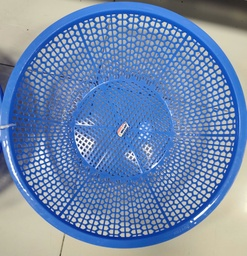
#> input picture Generate Synthetic Dataset/images/backgrounds/00.jpg, 247 x 256 px, shrunk from 2468 x 2560 before the run; its folder holds only this picture in this run
$ python shrimp_augmented.py
#> lines starting #> are read from the running program, lines starting #| are printed output that depends on the picture
### Generate Synthetic Dataset/src/augmentation/data_augmentation.py
import random
import os
import sys

# Đảm bảo working directory luôn là thư mục gốc
project_dir = os.path.dirname(os.path.abspath(__file__))
while os.path.basename(project_dir) in ["src", "preprocessing", "augmentation", "visualization"]:
    project_dir = os.path.dirname(project_dir)
os.chdir(project_dir)
sys.path.append(os.path.join(project_dir, "src", "augmentation"))

from PIL import Image, ImageEnhance

def augment_foreground(img: Image.Image) -> Image.Image:
    img_aug = img.copy()

    # 1. Màu sắc / Độ tươi (0.5 xám xịt -> 1.5 rực rỡ)
    if random.random() < 0.8:
        img_aug = ImageEnhance.Color(img_aug).enhance(random.uniform(0.3, 1.05))
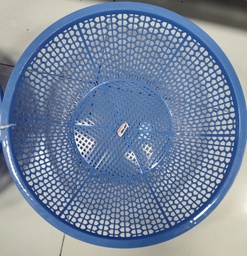
#> img_aug: PIL image 247x256 RGBA; mean R, G, B, A 119.2, 135, 158.8, 255

    # 2. Độ sáng nội tại của con tôm (tôm sáng/tối khác nhau)
    if random.random() < 0.7:
        img_aug = ImageEnhance.Brightness(img_aug).enhance(random.uniform(0.6, 1.15))
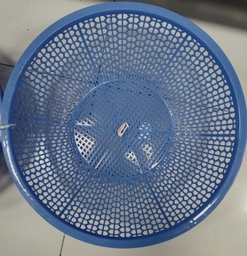
#> img_aug: PIL image 247x256 RGBA; mean R, G, B, A 104.5, 118.5, 139.5, 255

    # 3. Độ tương phản vỏ tôm
    if random.random() < 0.7:
        img_aug = ImageEnhance.Contrast(img_aug).enhance(random.uniform(0.8, 1.15))

    # 4. Độ sắc nét chi tiết (râu, vảy, mép vỏ)
    if random.random() < 0.5:
        img_aug = ImageEnhance.Sharpness(img_aug).enhance(random.uniform(0.8, 2.0))

    return img_aug

# [21 lines left out: function augment_background, not called in this run]

### Generate Synthetic Dataset/src/augmentation/shrimp_augmented.py
import os
import sys
import json
import random

# Đảm bảo working directory luôn là thư mục gốc
project_dir = os.path.dirname(os.path.abspath(__file__))
while os.path.basename(project_dir) in ["src", "preprocessing", "augmentation", "visualization"]:
    project_dir = os.path.dirname(project_dir)
os.chdir(project_dir)
sys.path.append(os.path.join(project_dir, "src", "augmentation"))

from PIL import Image
from tqdm import tqdm  # Thêm thư viện tqdm
from data_augmentation import augment_foreground

# ==========================================
# CẤU HÌNH ĐƯỜNG DẪN
# ==========================================
INPUT_DIR   = "images/backgrounds"

OUTPUT_DIR  = "images/backgrounds_augmented"

TARGET_COUNT = 250  # Tổng số lượng tôm sau khi nhân bản

def main():
    # Tạo thư mục đầu ra
    os.makedirs(OUTPUT_DIR, exist_ok=True)

    orig_filenames = [f for f in os.listdir(INPUT_DIR) if f.endswith(('.png', '.jpg', '.jpeg'))]

    print(f"🚀 Bắt đầu nhân bản tôm: {len(orig_filenames)} ảnh gốc -> {TARGET_COUNT} biến thể.")

    # Sử dụng tqdm để quản lý vòng lặp
    for i in tqdm(range(TARGET_COUNT), desc="Đang nhân bản tôm", unit="ảnh"):
        # 1. Chọn ngẫu nhiên 1 con tôm gốc
        orig_name = random.choice(orig_filenames)
        orig_path = os.path.join(INPUT_DIR, orig_name)

        try:
            # 2. Đọc và áp dụng tăng cường (Màu sắc, ánh sáng...)
            img = Image.open(orig_path).convert("RGBA")
            img_aug = augment_foreground(img)

            # 3. Đặt tên file theo định dạng 0000.png tăng dần
            new_name = f"{i:04d}.png"
            out_path = os.path.join(OUTPUT_DIR, new_name)

            # 4. Lưu ảnh
            img_aug.save(out_path)

        except Exception as e:
            # Dùng tqdm.write để in lỗi mà không làm hỏng thanh tiến độ
            tqdm.write(f"⚠️ Lỗi tại index {i} (file {orig_name}): {e}")

    print("\n" + "="*50)
    print(f"✅ HOÀN TẤT! Đã lưu {TARGET_COUNT} ảnh tại: {OUTPUT_DIR}")
    print("="*50)

if __name__ == "__main__":
    main()
